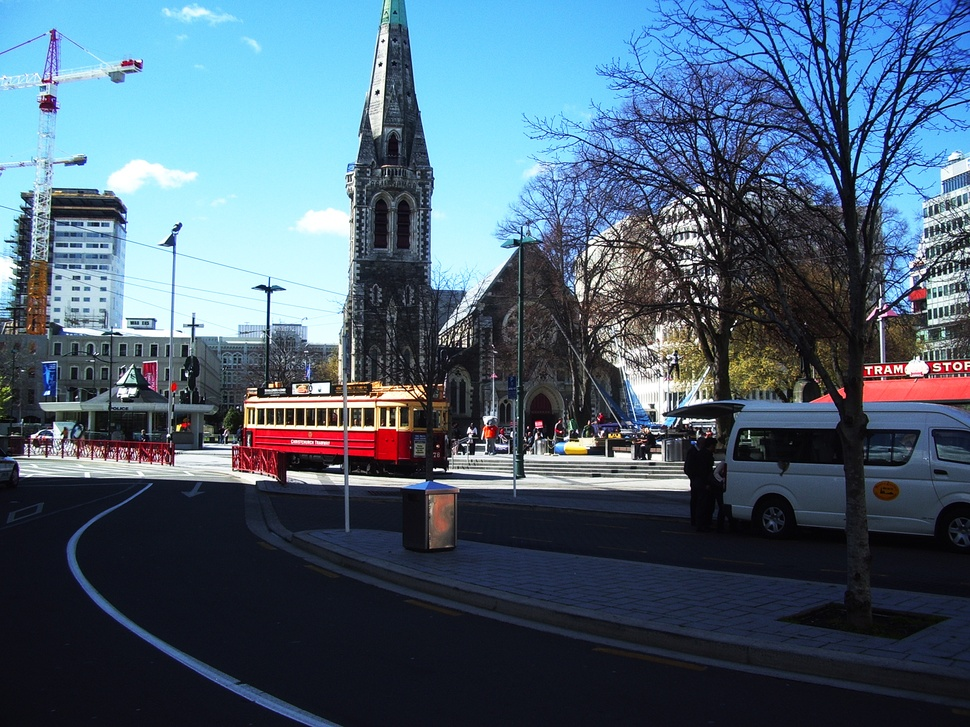
#> input picture image-processing/NZ.jpg, 970 x 727 px, shrunk from 2304 x 1728 before the run
$ jupyter execute 'RGB Space.ipynb'   (shell and % lines are left out)
#> lines starting #> are read from the running program, lines starting #| are printed output that depends on the picture
[cell 1]
import matplotlib.pyplot as plt
from mpl_toolkits.mplot3d import Axes3D
#notebook # for interactive 3D plots
import cv2
import numpy as np
from sklearn.cluster import KMeans
from sklearn.decomposition import PCA

[cell 2]
img = cv2.imread('NZ.jpg') # BGR
#> img is the input picture: shape (727, 970, 3); mean B, G, R 116.1, 97.7, 76.3
hsv = cv2.cvtColor(img, cv2.COLOR_BGR2HSV)
#> hsv: shape (727, 970, 3); mean H, S, V 101.6, 100.8, 119.9
fig = plt.figure(figsize=(12, 10))
plt.imshow(img[:,:,::-1])
plt.show()

[cell 3]
def plot_cart(color_space, color=None):
    '''
    description: plot color space graphs
    args:
        rgb (ndarray): [[r_1, g_1, b_1], [r_2, g_2, b_2], ... , [r_n, g_n, b_n]]
    '''
    if color is None:
        color = color_space
    r = color_space[:, 0]
    g = color_space[:, 1]
    b = color_space[:, 2]

    fig = plt.figure()#figsize=(12, 10))
    ax = Axes3D(fig)

    ax.scatter(r, g ,b, c=color/255)
    ax.set_xlabel('R')
    ax.set_ylabel('G')
    ax.set_zlabel('B')
    plt.show()

    f, ax = plt.subplots(1, 3, figsize=(16,4))
    ax[0].scatter(r, g, c=color/255,marker='o')
    ax[0].set_xlabel('R')
    ax[0].set_ylabel('G')

    ax[1].scatter(r, b, c=color/255,marker='o')
    ax[1].set_xlabel('R')
    ax[1].set_ylabel('B')

    ax[2].scatter(g, b, c=color/255,marker='o')
    ax[2].set_xlabel('G')
    ax[2].set_ylabel('B')
    plt.show()

def kmean_color(color_space, k):
    kmeans = KMeans(n_clusters=k, random_state=0)
    kmeans.fit(color_space)
    centroids = kmeans.cluster_centers_
    labels = kmeans.labels_
    color_space_assigned = kmeans.predict(color_space)
    cluster_colors = np.array([[0,0,0]]* len(color_space_assigned), dtype=np.uint8)

    for i, label in enumerate(color_space_assigned):
        cluster_colors[i] = centroids[label]
    print('KMeans \t k = {}'.format(k))


    return cluster_colors

flat_bgr = img.reshape(img.shape[0] * img.shape[1], 3) # make RGB values into a flat array

sample_rate = 500
sample_bgr = np.array([flat_bgr[i] for i in range(0, len(flat_bgr), sample_rate)])
#> sample_bgr = 1411 rows, first 8: [255, 202, 116], [253, 194, 91], [250, 196, 101], [254, 195, 92], [252, 204, 109], [255, 193, 89], [252, 203, 105], [253, 185, 88]
sample_rgb = sample_bgr[:, ::-1]
#> sample_rgb = 1411 rows, first 8: [116, 202, 255], [91, 194, 253], [101, 196, 250], [92, 195, 254], [109, 204, 252], [89, 193, 255], [105, 203, 252], [88, 185, 253]
print('Number of points sampled:', len(sample_bgr))
#| Number of points sampled: 1411
plot_cart(sample_rgb)
#> in plot_cart, `color = color_space`: color has the same summary as sample_rgb outside plot_cart
#> in plot_cart, `r = color_space[:, 0]`: r = 1411 values, max 255 at index 332, min 0 at index 21, mean 76.88
#> in plot_cart, `g = color_space[:, 1]`: g = 1411 values, max 255 at index 136, min 0 at index 238, mean 98.07
#> in plot_cart, `b = color_space[:, 2]`: b = 1411 values, max 255 at index 0, min 0 at index 737, mean 116.2
#> in plot_cart, `plt.show()`:
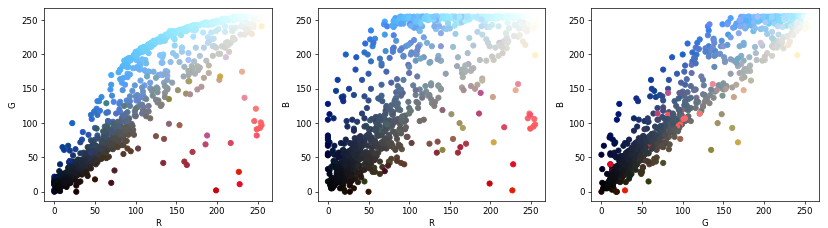
#> figure drawn by matplotlib, 3 panels
cluster_rgb = kmean_color(sample_rgb,8)
#> in kmean_color, `color_space_assigned = kmeans.predict(color_space)`: color_space_assigned = 1411 values, max 7 at index 26, min 0 at index 578, mean 4.27
#> in kmean_color, `cluster_colors = np.array([[0,0,0]]* len(color_space_assigned), dtype=..`: cluster_colors = 1411 rows, first 8: [0, 0, 0], [0, 0, 0], [0, 0, 0], [0, 0, 0], [0, 0, 0], [0, 0, 0], [0, 0, 0], [0, 0, 0]
#> the loop in kmean_color, `for i, label in enumerate(color_space_assigned):` made 1411 passes
#> label on passes 1 to 3: 6, 6, 6
#> after the loop in kmean_color, `for i, label in enumerate(color_space_assigned):`: cluster_colors = 1411 rows, first 8: [122, 209, 251], [122, 209, 251], [122, 209, 251], [122, 209, 251], [122, 209, 251], [122, 209, 251], [122, 209, 251], [122, 209, 251]
#> cluster_rgb has the same summary as cluster_colors in kmean_color
plot_cart(sample_rgb, cluster_rgb)
#> in plot_cart (call 2), `plt.show()`:
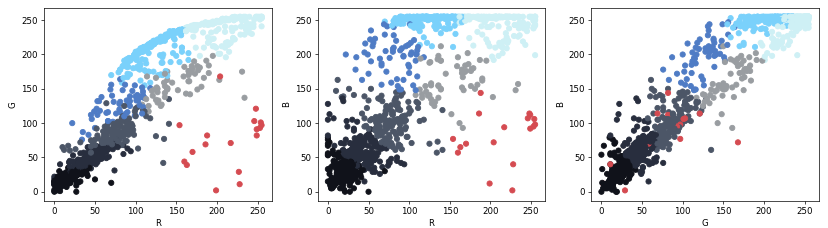
#> figure drawn by matplotlib, 3 panels

[cell 4]
step = 25
rgb_uniform = np.array([[0,0,0]]* (255//step + 1)**3)

for i, r in enumerate(range(0,255, step)):
    for j, g in enumerate(range(0, 255, step)):
        for k, b in enumerate(range(0, 255, step)):
            rgb_uniform[i * (255//step + 1)**2 + 1 + (255//step + 1) * j + k - 1] = np.array([r,g,b])

plot_cart(rgb_uniform)
#> in plot_cart (call 3), `plt.show()`:
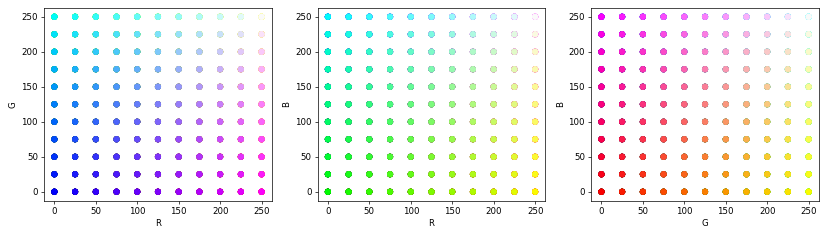
#> figure drawn by matplotlib, 3 panels
uniform_cluster = kmean_color(rgb_uniform, 8)
plot_cart(rgb_uniform, uniform_cluster)
#> in plot_cart (call 4), `plt.show()`:
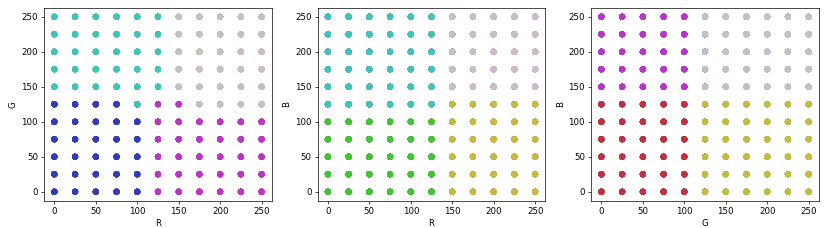
#> figure drawn by matplotlib, 3 panels

[cell 5]
##### How to plot a 3D graph
x = np.linspace(0,12,100)
y = np.linspace(0,12,100)
z = np.linspace(0,12,100)

fig = plt.figure()
ax = Axes3D(fig)
rgb=np.array([[0.8,0,0]]*len(x))
# print(rgb)

ax.scatter(x, y, z, c=rgb)
ax.set_xlabel('X')
ax.set_ylabel('Y')
ax.set_zlabel('Z')
plt.show()

[cell 6]
x = [[]] * 2
print(x)
y = [1,0,1,1,0,0,0,]
for i in y:
    x[i].append(i)
    print(x)

[cell 7]
x = [[],[]]
print(x)
y = [1,0,1,1,0,0,0,]
for i in y:
    x[i].append(i)
    print(x)

[cell 8]
x = []
for i in range(2):
    x.append([])
print(x)
y = [1,0,1,1,0,0,0,]
for i in y:
    x[i].append(i)
    print(x)

[cell 9]
x = []
x = []
for i in range(2):
    x.append([])
print(x)
y = [1,0,1,1,0,0,0,]
for i in y:
    x[i].append(i)
    print(x)
